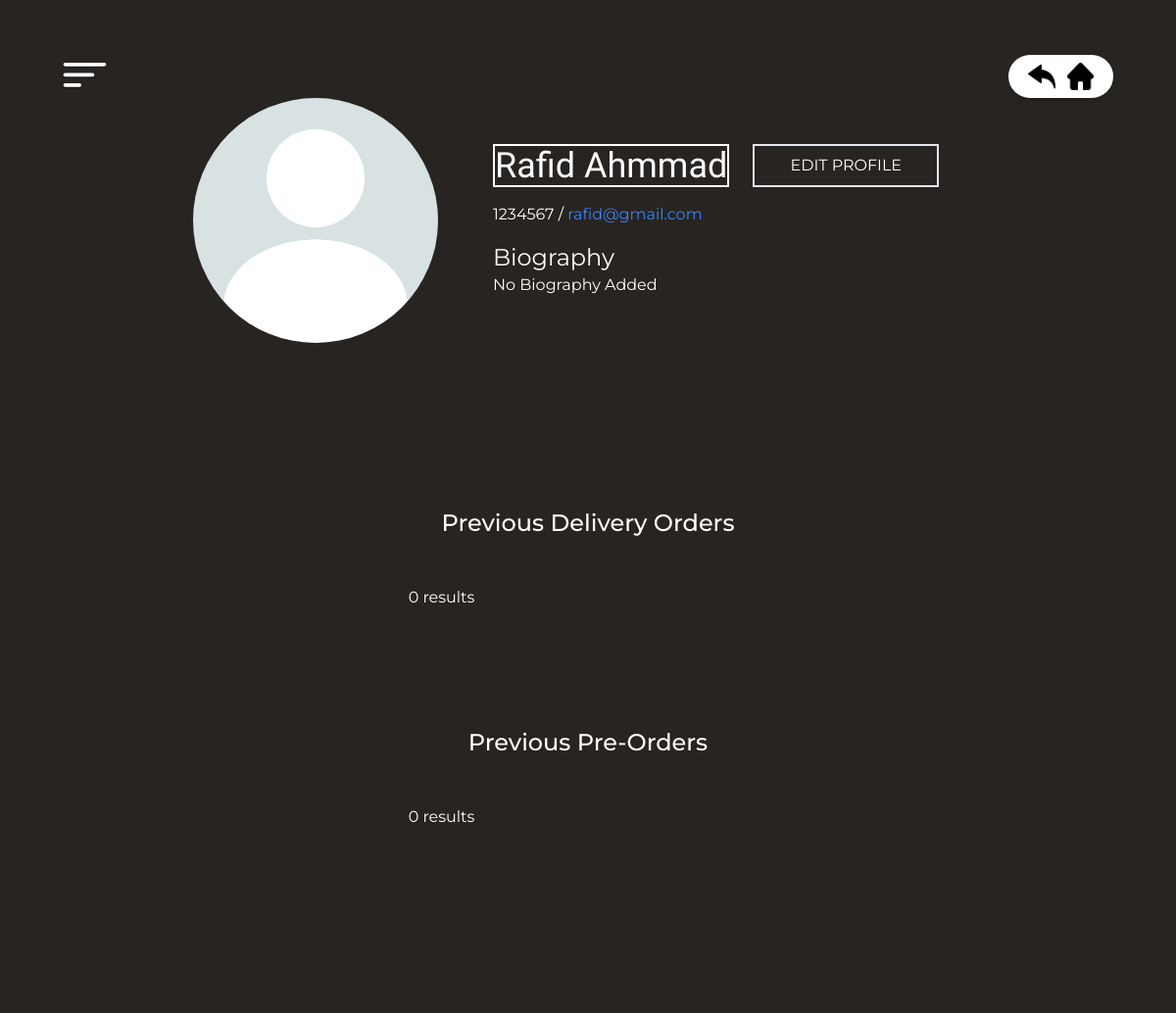
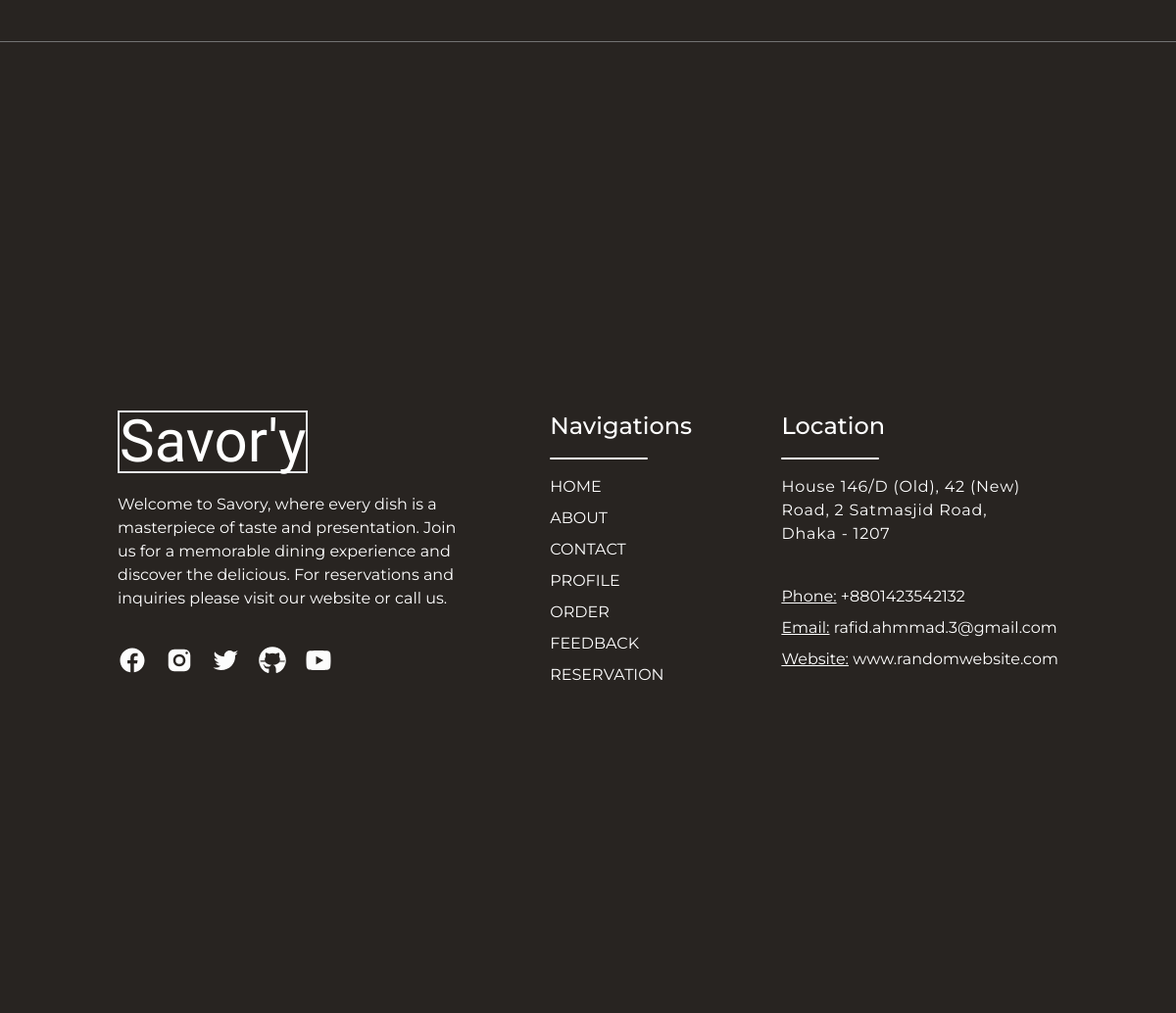
/profile-page.php (signed in), run on the app's committed database (2 pictures, top to bottom).
### tables this page shows
CREATE TABLE `users` (
  `id` varchar(36) NOT NULL,
  `name` varchar(50) NOT NULL,
  `phone` varchar(20) NOT NULL,
  `email` varchar(50) NOT NULL,
  `password` varchar(100) NOT NULL,
  `bio` text NOT NULL DEFAULT 'No Biography Added',
  `image_name` varchar(1024) NOT NULL DEFAULT 'images/uploads/propic.jpg'
);

### profile-page.php (the view, shortened to what this page needs)
<!DOCTYPE html>
<html lang="en">
<head>
    <script src="https://cdn.tailwindcss.com"></script>
    <script src="https://cdn.tailwindcss.com?plugins=forms,typography,aspect-ratio,line-clamp"></script>
</head>
<body class="bg-[#E8C07D] overflow-x-hidden">
    <?php require "nav-component.php" ?>
    <div class="scroll-container h-screen w-screen flex flex-col">
        <?php
        include("config.php");
        if (isset($_SESSION['id'])) {
            $id = $_SESSION['id'];
            $query = "SELECT * FROM users WHERE id = '$id'";
            $result = mysqli_query($conn, $query);
            $row = mysqli_fetch_assoc($result);
            $name = $row['name'];
            $phone = $row['phone'];
            $email = $row['email'];
            $bio = $row['bio'];
            $image = $row['image_name'];
        }
        ?>
        <section class="scroll-child contact-us h-fit bg-[#282421] w-screen relative">
            <div class="profile flex flex-col justify-center items-center mt-[100px] mb-[150px]">
                <div class="pic-name-profile flex justify-center items-center gap-14 mb-32">
                    <div class="profile-pic">
                        <img class="rounded-full w-[250px] h-[250px] object-cover object-top" src="<?php echo $image; ?>"
                            alt="" />
                    </div>
                    <div class="profile-name text-white">
                        <div class="mb-4 flex items-center gap-6">
                            <p class="title text-4xl border-white border-2 w-fit">
                                <?php echo ucwords($name); ?>
                            </p>
                            <div class="btn">
                                <button
                                    class="text-white border-2 w-[190px] py-2 uppercase transition-all duration-100 hover:bg-gray-200 hover:bg-opacity-70 hover:font-medium hover:text-neutral-900"
                                    disabled>
                                    <a href="edit-profile.php">
                                        Edit Profile</a>
                                </button>
                            </div>
                        </div>
                        <p class="mb-4">
                            <?php echo $phone; ?> / <span class="text-blue-500"><a href="">
                                    <?php echo $email; ?>
                                </a></span>
                        </p>
                        <div class="profile-bio text-white">
                            <p class="text-2xl">Biography</p>
                            <p class="w-[500px]">
                                <?php echo $bio; ?>
                            </p>
                        </div>
                    </div>
                </div>
                <div class="prev-card text-white scroll-child pt-10 mb-20">
                    <p class="text-2xl mb-12 text-center font-medium">Previous Delivery Orders</p>
                    <div class="order-cards grid grid-cols-4 gap-8">
                        <?php
                        include("config.php");
                        $sql = "SELECT * FROM `transaction_info` WHERE customer_id = '{$_SESSION['id']}' AND order_type = 'delivery' ORDER BY `date` DESC";
                        $result = $conn->query($sql);
                        if ($result->num_rows > 0) {
                            while ($row = $result->fetch_assoc()) {
                                echo '<div
                        class="rounded overflow-hidden bg-[#322d29] w-[300px] h-[400px] hover:scale-[1.02] transition-all duration-200">
                        <a class="" href="transaction.php?tran_id=' . $row["transaction_id"] . '"><img class="w-[300px] h-[200px] object-cover" src="images/purchase.jpg"
                                alt="" style="object-position: 20% 75%" />
                            <div class="p-5">
                                <p class="font-medium text-center uppercase truncate">' . $row["transaction_id"] . '</p>
                                <hr class="mt-5" />
                                <div class="flex text-sm justify-between items-center mt-5 font-medium">
                                    <p>Amount: ' . $row["amount"] . '$</p>
                                </div>
                                <div class="flex text-sm justify-between items-center mt-3 font-medium">
                                    <p>Date: ' . $row["date"] . '</p>
                                </div>
                                <div class="flex text-sm justify-between items-center mt-3 font-medium capitalize">
                                    <p>Payment Method: ' . $row["payment_method"] . '</p>
                                </div>
                            </div>
                        </a>
                    </div>';
                            }
                        } else {
                            echo "0 results";
                        }
                        ?>
                    </div>
                </div>
                <div class="prev-card text-white scroll-child  pt-10 mb-20">
                    <p class="text-2xl mb-12 text-center font-medium">Previous Pre-Orders</p>
                    <div class="order-cards grid grid-cols-4 gap-8">
                        <?php
                        include("config.php");
                        $sql = "SELECT * FROM `transaction_info` WHERE customer_id = '{$_SESSION['id']}' AND order_type = 'pre-order' ORDER BY `date` DESC";
                        $result = $conn->query($sql);
                        if ($result->num_rows > 0) {
                            while ($row = $result->fetch_assoc()) {
                                echo '<div
                        class="rounded overflow-hidden bg-[#322d29] w-[300px] h-[400px] hover:scale-[1.02] transition-all duration-200">
                        <a class="" href="transaction.php?tran_id=' . $row["transaction_id"] . '"><img class="w-[300px] h-[200px] object-cover" src="images/purchase.jpg"
                                alt="" style="object-position: 20% 75%" />
                            <div class="p-5">
                                <p class="font-medium text-center uppercase truncate">' . $row["transaction_id"] . '</p>
                                <hr class="mt-5" />
                                <div class="flex text-sm justify-between items-center mt-5 font-medium">
                                    <p>Amount: ' . $row["amount"] . '$</p>
                                </div>
                                <div class="flex text-sm justify-between items-center mt-3 font-medium">
                                    <p>Date: ' . $row["date"] . '</p>
                                </div>
                                <div class="flex text-sm justify-between items-center mt-3 font-medium capitalize">
                                    <p>Payment Method: ' . $row["payment_method"] . '</p>
                                </div>
                            </div>
                        </a>
                    </div>';
                            }
                        } else {
                            echo "0 results";
                        }
                        ?>
                    </div>
                </div>
            </div>
        </section>
        <?php require "footer.php" ?>
    </div>
</body>
</html>

### profile-page.php (style rules this page uses)
html { scroll-behavior: smooth; }
body { font-family: "Montserrat"; }
.title { font-family: "Sofia", cursive; }
.scroll-container { scroll-snap-type: y proximity; overflow-y: scroll; overflow-x: hidden; scroll-behavior: smooth; }
.scroll-child { scroll-snap-align: start; flex: none; }

### data on the page
users: image_name (picture), name "Rafid Ahmmad", phone "1234567", email "rafid@gmail.com", bio "No Biography Added"
